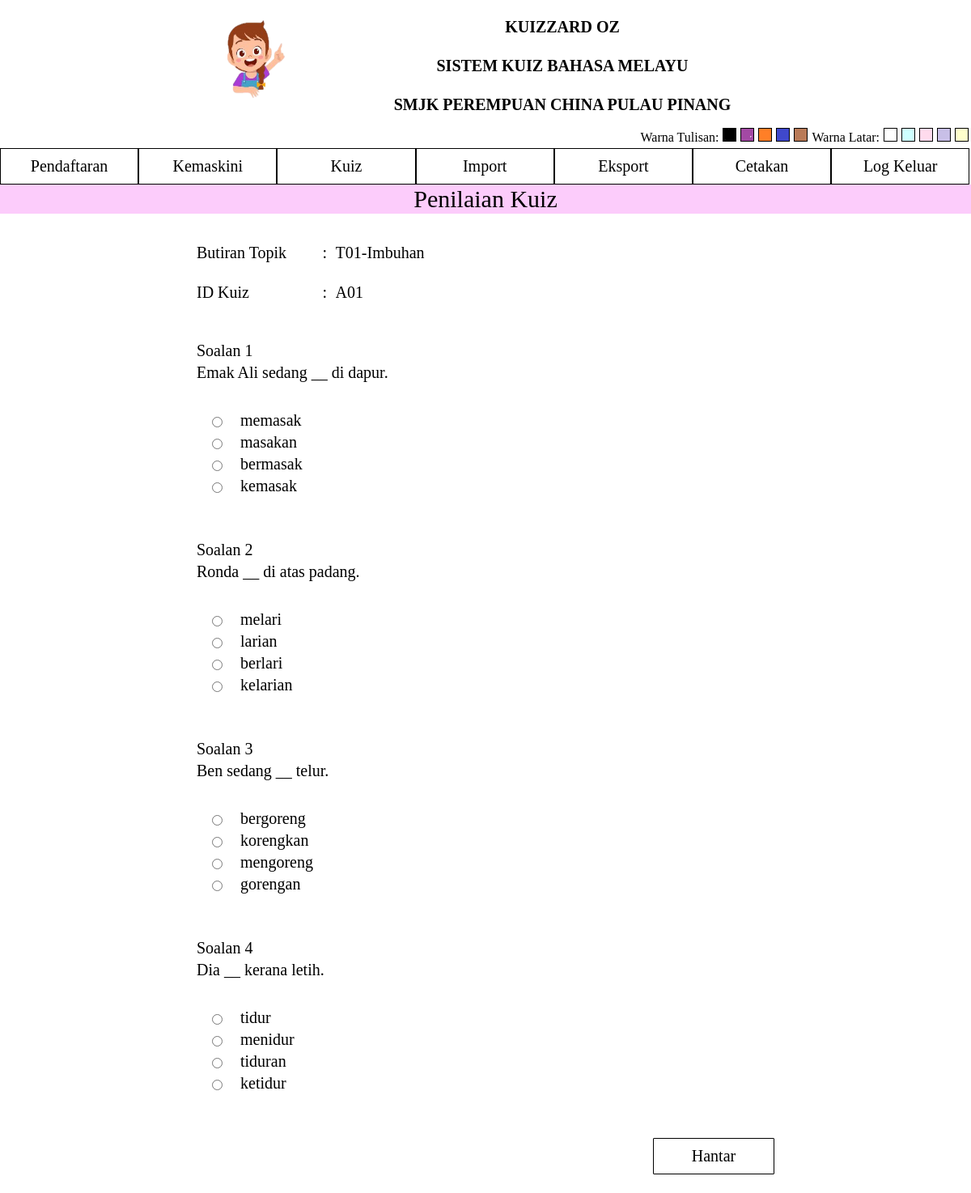
The page /PengambilanKuiz.php?IDKuiz1=A01 (signed in) on the database its author committed.
### tables this page shows
CREATE TABLE `kuiz` (
  `IDKuiz` varchar(10) NOT NULL,
  `IDPengguna` varchar(10) NOT NULL,
  `IDTopik` varchar(3) NOT NULL,
  `TarikhKemaskini` date NOT NULL
);

CREATE TABLE `topik` (
  `IDTopik` varchar(3) NOT NULL,
  `ButiranTopik` varchar(30) NOT NULL
);

CREATE TABLE `soalan` (
  `IDSoalan` int(11) NOT NULL,
  `IDKuiz` varchar(10) NOT NULL,
  `ButiranSoalan` varchar(200) NOT NULL
);

CREATE TABLE `pilihan` (
  `IDPilihan` int(11) NOT NULL,
  `IDSoalan` int(11) NOT NULL,
  `ButiranPilihan` varchar(50) NOT NULL,
  `Markah` int(3) NOT NULL
);

### PengambilanKuiz.php (the view, shortened to what this page needs)
<?php
include("Connection.php");
$IDKuiz=$_GET['IDKuiz1'];
$sql="SELECT * FROM kuiz INNER JOIN topik ON kuiz.IDTopik=topik.IDTopik WHERE kuiz.IDKuiz='$IDKuiz'";
$result=mysqli_query($sambung,$sql);
$row=mysqli_fetch_array($result);
$IDTopik=$row['IDTopik'];
$ButiranTopik=$row['ButiranTopik'];
?>
<html>
	<head>
			<?php
			include("Header.php");
			include("HeaderColorButton.php");
			include("HeaderButton.php");
			?>
	</head>
	<body>
		<table class="table3">
			<tr><td>Penilaian Kuiz</td></tr>
		</table>
		<br>
		<form method="POST">
			<table class="table1" width="60%">
				<tr>
					<td>Butiran Topik</td>
					<td width="10">:</td>
					<td colspan=2>
						<input style="text-align:left;border-style:none" type="text" name="ButiranTopik" READONLY value="<?php echo $IDTopik."-".$ButiranTopik;?>"></td>
				</tr>
				<tr>
					<td>ID Kuiz</td>
					<td>:</td>
					<td colspan=2>
						<input style="border-style:none" type="text" name="IDKuiz" READONLY value="<?php echo $IDKuiz;?>"></td>
				</tr>
				<tr><td height=30 colspan=3></td></tr>
			</table>
			<table class="table1" width="60%">
					<?php
						$sql1="SELECT * FROM soalan WHERE IDKuiz='$IDKuiz'";
						$result1=mysqli_query($sambung,$sql1);
						$no=0;
						while($row1=mysqli_fetch_array($result1)){
							$IDSoalan=$row1['IDSoalan'];
					?>
					<tr>
						<td colspan="3">Soalan <?php echo $no+1;?></td>
					</tr>
					<tr>
						<td colspan="3">
							<?php echo $row1['ButiranSoalan'];?></textarea>
						</td>
					</tr>
					<tr>
						<td style="height:30" colspan="3"></td>
					</tr>
					<?php
						$sql2="SELECT * FROM pilihan WHERE IDSoalan='$IDSoalan'";
						$result2=mysqli_query($sambung,$sql2);
						while($row2=mysqli_fetch_array($result2)){
					?>
					<tr>
						<td style="text-align:center;width:50px">
							<input type="radio" name="Pilihan[<?php echo $no;?>]" value="<?php echo $row2['Markah'];?>"required>
						</td>
						<td colspan=2>
							<?php echo $row2['ButiranPilihan'];?></textarea>
						</td>
					</tr>
						<?php
						}
						?>
					<tr>
						<td style="height:50" colspan=3></td>
					</tr>
						<?php
						$no=$no+1;
						}
						?>
					<tr>
						<td style="text-align:right;" colspan="3">
							<input type="submit" value="Hantar" class="button1" name="submit">
						</td>
					</tr>
			</table>
		</form>
	</body>
</html>

### Style.css (style rules this page uses)
* { font-size:20px; font-family:Times New Roman; margin-left:auto; margin-right:auto; }
table.table1 td { text-align: left; }
table.table1 { padding:0px; }
table.table3 { width:100%; border-collapse:collapse; }
table.table3 td { text-align:center; font-size:30px; background-color:#fcccfb }
input[type=text] { height: 45px; width: 400px; text-align:left; }
.button1 { height:45px; width: 150px; font-size: 20; border:groove; color:black; text-align:center; display:inline-block; cursor:pointer; background-color:white; color:black; border:1px solid black; border-radius:1px; }

### rows shown on the page
kuiz: ButiranTopik "T01-Imbuhan"
soalan: ButiranSoalan "Emak Ali sedang __ di dapur."
pilihan: ButiranPilihan "memasak"
pilihan: ButiranPilihan "masakan"
pilihan: ButiranPilihan "bermasak"
pilihan: ButiranPilihan "kemasak"
soalan: ButiranSoalan "Ronda __ di atas padang."
pilihan: ButiranPilihan "melari"
pilihan: ButiranPilihan "larian"
pilihan: ButiranPilihan "berlari"
pilihan: ButiranPilihan "kelarian"
soalan: ButiranSoalan "Ben sedang __ telur."
pilihan: ButiranPilihan "bergoreng"
pilihan: ButiranPilihan "korengkan"
pilihan: ButiranPilihan "mengoreng"
pilihan: ButiranPilihan "gorengan"
soalan: ButiranSoalan "Dia __ kerana letih."
pilihan: ButiranPilihan "tidur"
pilihan: ButiranPilihan "menidur"
pilihan: ButiranPilihan "tiduran"
pilihan: ButiranPilihan "ketidur"
